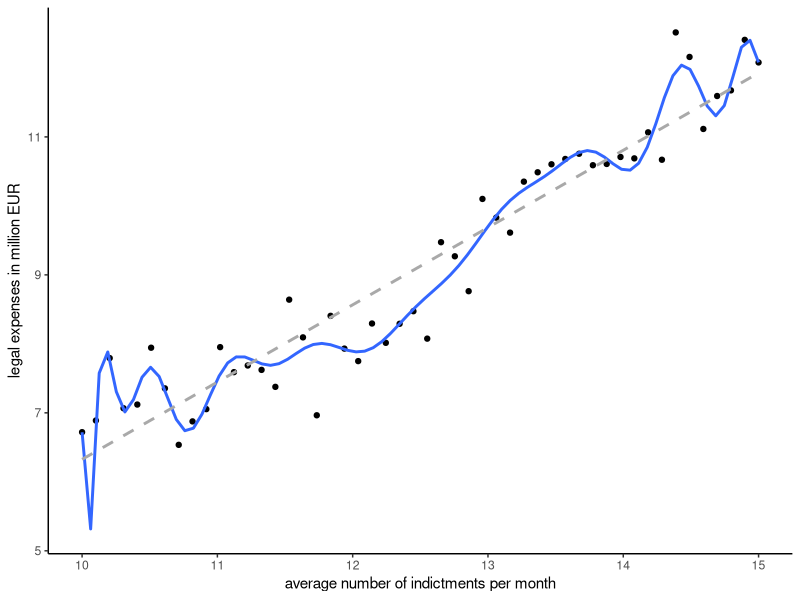

Generate this figure with R:
## ---- chunk 1
set.seed(123)
x_train <- seq(10, 15, length.out = 50)
y_train <- 10 + 3 * sin(0.15 * pi * x_train) + rnorm(length(x_train), sd = 0.5)
data_train <- data.frame(x = x_train, y = y_train)
ggplot2::ggplot(data_train, ggplot2::aes(x = x, y = y)) +
    ggplot2::geom_point() +
    ggplot2::geom_smooth(method = lm, formula = y ~ poly(x, 21), se = FALSE) +
    ggplot2::geom_smooth(
        method = lm, formula = y ~ x, se = FALSE, col = "darkgray", linetype = 2L
    ) +
    ggplot2::labs(
        x = "average number of indictments per month",
        y = "legal expenses in million EUR"
    ) +
    ggplot2::theme_classic()
